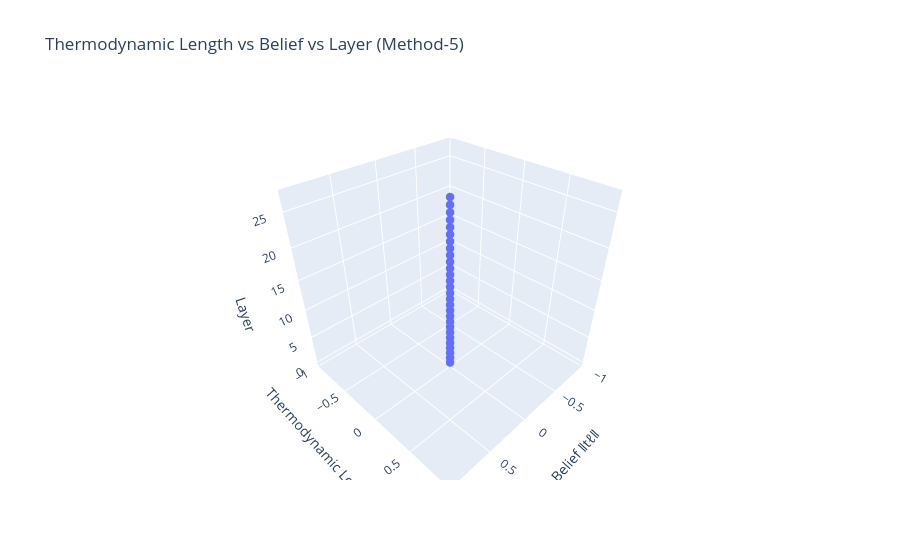

Here is the notebook cell this chart was saved with:
### Markdown cell above
Thermo vs Belief vs Layer

### Code cell
layers = torch.arange(NUM_LAYERS)

fig = go.Figure()
fig.add_trace(go.Scatter3d(
    x=belief_n.cpu(),
    y=thermo_n.cpu(),
    z=layers.cpu(),
    mode="lines+markers",
    line=dict(width=5),
    marker=dict(size=5)
))

fig.update_layout(
    title="Thermodynamic Length vs Belief vs Layer (Method-5)",
    scene=dict(
        xaxis_title="Belief ‖tℓ‖",
        yaxis_title="Thermodynamic Length Δℓ",
        zaxis_title="Layer"
    )
)

fig.show()

### Figure 1 — Plotly figure (JSON) as saved in the notebook; plotly's stock layout.template omitted (floating-point values rounded to 4 significant figures)
{"data": [{"line": {"width": 5}, "marker": {"size": 5}, "mode": "lines+markers", "type": "scatter3d", "x": [0.0, 0.0, 0.0, 0.0, 0.0, 0.0, 0.0, 0.0, 0.0, 0.0, 0.0, 0.0, 0.0, 0.0, 0.0, 0.0, 0.0, 0.0, 0.0, 0.0, 0.0, 0.0, 0.0, 0.0, 0.0, 0.0, 0.0, 0.0], "y": [0.0, 0.0, 0.0, 0.0, 0.0, 0.0, 0.0, 0.0, 0.0, 0.0, 0.0, 0.0, 0.0, 0.0, 0.0, 0.0, 0.0, 0.0, 0.0, 0.0, 0.0, 0.0, 0.0, 0.0, 0.0, 0.0, 0.0, 0.0], "z": [0, 1, 2, 3, 4, 5, 6, 7, 8, 9, 10, 11, 12, 13, 14, 15, 16, 17, 18, 19, 20, 21, 22, 23, 24, 25, 26, 27]}], "layout": {"scene": {"xaxis": {"title": {"text": "Belief ‖tℓ‖"}}, "yaxis": {"title": {"text": "Thermodynamic Length Δℓ"}}, "zaxis": {"title": {"text": "Layer"}}}, "title": {"text": "Thermodynamic Length vs Belief vs Layer (Method-5)"}}}
